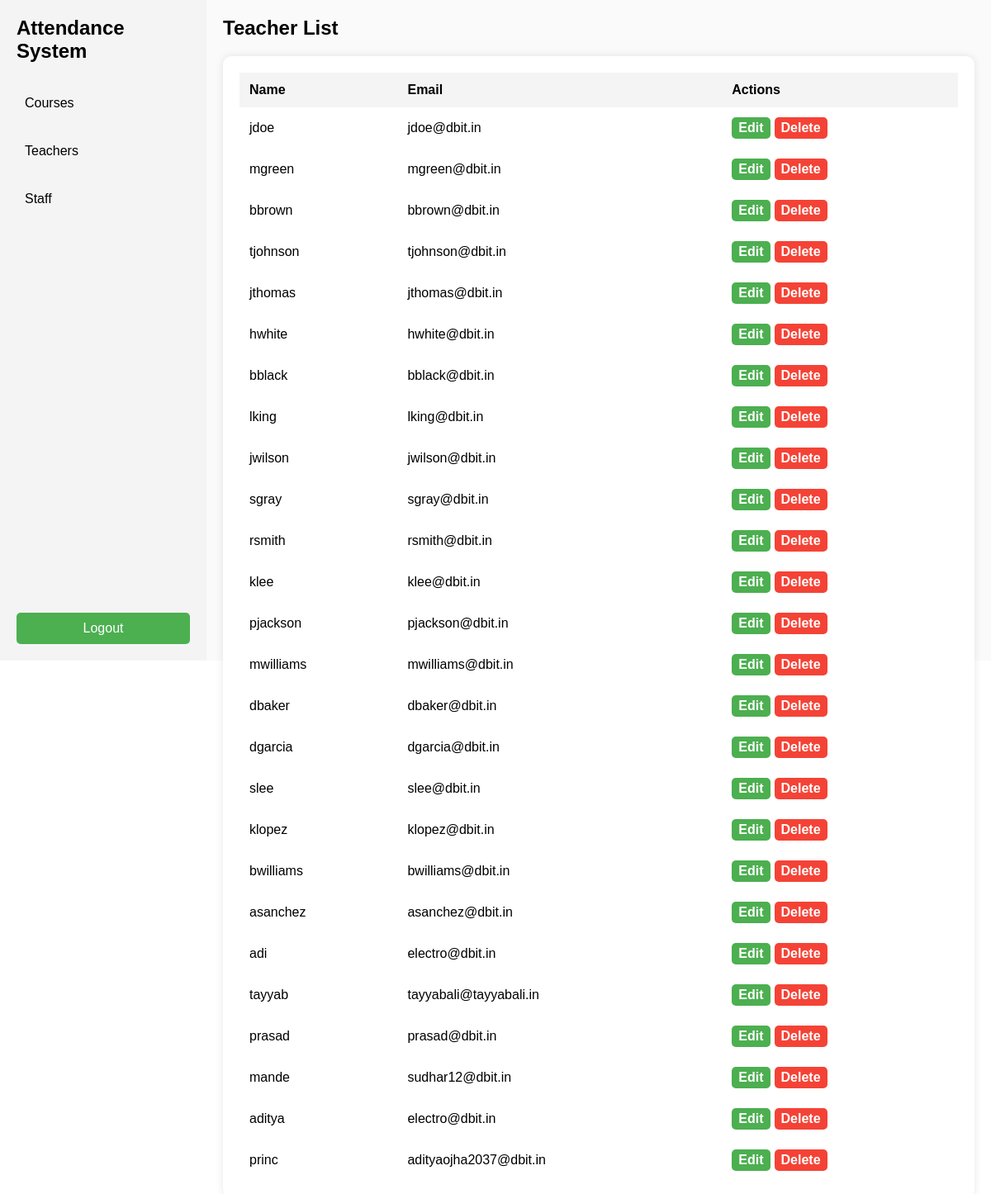
Screenshot of /teachers/ with the database file from the repository.
### myapp/models.py (models this page shows, shortened)
class Teacher(models.Model):
    user = models.OneToOneField(User, on_delete=models.CASCADE)
    department = models.ForeignKey(Department, on_delete=models.SET_NULL, null=True, blank=True, related_name='teachers', verbose_name="Department")
    courses_taught = models.ManyToManyField(Course, blank=True, related_name='teachers', verbose_name="Courses Taught")
    faculty_id = models.CharField(max_length=10, unique=True, verbose_name="Faculty ID")
    mobile_no = models.CharField(max_length=15, blank=True, null=True, verbose_name="Mobile Number")
    email = models.EmailField(blank=True, null=True, verbose_name="Email")
    experience = models.TextField(blank=True, null=True, verbose_name="Experience")
    assigned_courses = models.ManyToManyField(Course, related_name='assigned_teachers', verbose_name="Assigned Courses", blank=True)
    assigned_labs = models.ManyToManyField(Labs, related_name='assigned_labs', verbose_name="Assigned Labs", blank=True)
    class Meta:
        indexes = [
            models.Index(fields=['faculty_id']),
            models.Index(fields=['mobile_no']),
            models.Index(fields=['email']),
        ]

### myapp/views.py (the view)
# urls.py: path('teachers/', views.TeacherListView.as_view(), name='teacher_list'),  # For listing all teachers
class TeacherListView(ListView):
    model = Teacher
    template_name = 'ui prototype/teacher_list.html'  # Adjust this as necessary
    context_object_name = 'teachers'

### templates/ui prototype/teacher_list.html (shortened to what this page needs)
{% load static %}
<!DOCTYPE html>
<html lang="en">
<head>
</head>
<body>
    <div class="container">
        {% include 'includes/sidebar.html' %}
        <div class="main-content">
            <h2>Teacher List</h2>
            <div class="product-table">
                <table>
                    <thead>
                        <tr>
                            <th>Name</th>
                            <th>Email</th>
                            <th>Actions</th>
                        </tr>
                    </thead>
                    <tbody>
                        {% for teacher in teachers %}
                        <tr>
                            <td>{{ teacher.user.username }}</td>
                            <td>{{ teacher.email }}</td>
                            <td>
                                <div class="action-buttons">
                                    <a href="{% url 'update_teacher' teacher.pk %}" class="edit-button">Edit</a>
                                    <a href="{% url 'delete_teacher' teacher.pk %}" class="delete-button">Delete</a>
                                </div>
                            </td>
                        </tr>
                        {% empty %}
                        <tr>
                            <td colspan="2">No teachers found.</td>
                            <td colspan="1"><a href="{% url 'add_teacher' %}">Add Teacher</a></td>
                        </tr>
                        {% endfor %}
                    </tbody>
                </table>
            </div>
        </div>
    </div>
</body>
</html>

### templates/includes/sidebar.html (shortened to what this page needs)
<div class="sidebar">
    <div class="sidebar-header" style="color:#000000;">Attendance System</div>
    <ul class="sidebar-menu">
        <li class="has-submenu">
            <a href="{% url 'course_list' %}">Courses</a>
        </li>
        <li class="has-submenu">
            <a href="{% url 'teacher_list' %}">Teachers</a>
        </li>
        <li class="has-submenu">
            <a href="{% url 'staff_list' %}">Staff</a>
        </li>
    </ul>
    <button class="add-product-btn" style="background-color: #4CAF50; color: white; padding: 10px; border: none; cursor: pointer; width: 100%; text-align: center; border-radius: 5px; font-size: 16px;">
        Logout
    </button>
</div>

### templates/ui prototype/teacher_list.html (style rules this page uses)
* { margin: 0; padding: 0; box-sizing: border-box; }
body { font-family: Arial, sans-serif; }
.container { display: flex; height: 100vh; }
.main-content { flex-grow: 1; padding: 20px; background-color: #fafafa; }
h2 { margin-bottom: 20px; }
.product-table { background-color: white; border-radius: 10px; box-shadow: 0 0 10px rgba(0, 0, 0, 0.1); padding: 20px; }
table { width: 100%; border-collapse: collapse; }
table th, table td { text-align: left; padding: 12px; }
table th { background-color: #f4f4f4; }
.action-buttons { display: flex; gap: 5px; }
.edit-button, .delete-button { padding: 4px 8px; border: none; border-radius: 5px; cursor: pointer; color: white; font-weight: bold; text-decoration: none; }
.edit-button { background-color: #4CAF50; }
.delete-button { background-color: #f44336; }

### templates/includes/sidebar.html (style rules this page uses)
.sidebar { width: 250px; background-color: #f4f4f4; display: flex; flex-direction: column; padding: 20px; }
.sidebar-header { font-size: 24px; font-weight: bold; margin-bottom: 20px; }
.sidebar-menu { list-style-type: none; flex-grow: 1; }
.sidebar-menu li { position: relative; padding: 10px 0; cursor: pointer; }
.add-product-btn { background-color: #4CAF50; color: white; padding: 10px; border: none; cursor: pointer; width: 100%; text-align: center; border-radius: 5px; font-size: 16px; }
.sidebar-menu a { color: black; text-decoration: none; display: block; padding: 10px; }

### rows the page displays
Teacher: user.username "jdoe", email "jdoe@dbit.in"
Teacher: user.username "mgreen", email "mgreen@dbit.in"
Teacher: user.username "bbrown", email "bbrown@dbit.in"
Teacher: user.username "tjohnson", email "tjohnson@dbit.in"
Teacher: user.username "jthomas", email "jthomas@dbit.in"
Teacher: user.username "hwhite", email "hwhite@dbit.in"
Teacher: user.username "bblack", email "bblack@dbit.in"
Teacher: user.username "lking", email "lking@dbit.in"
Teacher: user.username "jwilson", email "jwilson@dbit.in"
Teacher: user.username "sgray", email "sgray@dbit.in"
Teacher: user.username "rsmith", email "rsmith@dbit.in"
Teacher: user.username "klee", email "klee@dbit.in"
Teacher: user.username "pjackson", email "pjackson@dbit.in"
Teacher: user.username "mwilliams", email "mwilliams@dbit.in"
Teacher: user.username "dbaker", email "dbaker@dbit.in"
Teacher: user.username "dgarcia", email "dgarcia@dbit.in"
Teacher: user.username "slee", email "slee@dbit.in"
Teacher: user.username "klopez", email "klopez@dbit.in"
Teacher: user.username "bwilliams", email "bwilliams@dbit.in"
Teacher: user.username "asanchez", email "asanchez@dbit.in"
Teacher: user.username "adi", email "electro@dbit.in"
Teacher: user.username "tayyab", email "tayyabali@tayyabali.in"
Teacher: user.username "prasad", email "prasad@dbit.in"
Teacher: user.username "mande", email "sudhar12@dbit.in"
Teacher: user.username "aditya", email "electro@dbit.in"
Teacher: user.username "princ", email "adityaojha2037@dbit.in"
